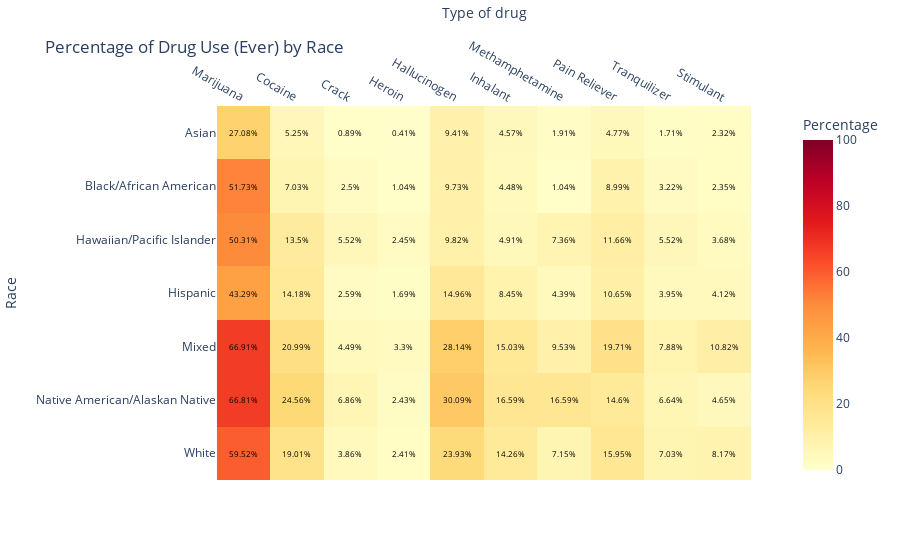

Source (notebook cell):
### Markdown cell above
This plot shows the percentage of people of different ethnicities that ever used a certain type of drug. On the y-axis, are the different types of ethnicities, and on the x-axis are different types of drugs. This plot shows that marijuana is by far the drug that most people have ever tried, and crack and heroin are the drug that the least people have ever used.  Native Americans seem to use some types of drugs the most out of all races: cocaine, crack, hallucinogen, inhalant, meth, and tranquilizers. According to a medically reviewed article by the American Addiction Center, this is a well-known problem among Native Americans. It could potentially be explained by historical trauma, violence (including high levels of gang violence, domestic violence, and sexual assault), poverty, high levels of unemployment, discrimination, racism, lack of health insurance, or low levels of attained education (Substance Abuse Statistics for Native Americans, 2022). Another finding is that Asian people have tried a lot fewer drugs than other races.

### Code cell
df = pd.read_csv('NSDUH_Workforce_Adults.csv')

variables = ['marij_ever', 'cocaine_ever', 'crack_ever', 'heroin_ever', 'hallucinogen_ever',
             'inhalant_ever', 'meth_ever', 'painrelieve_ever', 'tranq_ever', 'stimulant_ever']

full_names = {
    'marij_ever': 'Marijuana',
    'cocaine_ever': 'Cocaine',
    'crack_ever': 'Crack',
    'heroin_ever': 'Heroin',
    'hallucinogen_ever': 'Hallucinogen',
    'inhalant_ever': 'Inhalant',
    'meth_ever': 'Methamphetamine',
    'painrelieve_ever': 'Pain Reliever',
    'tranq_ever': 'Tranquilizer',
    'stimulant_ever': 'Stimulant'
}

total_counts = df['race_str'].value_counts()

counts = df.groupby('race_str')[variables].sum()

counts = counts.rename(columns=full_names)

proportions = counts.div(total_counts, axis=0) * 100
proportions = proportions.round(2)

fig = px.imshow(proportions, labels=dict(x="Type of drug", y="Race", color="Percentage"),
                title="Percentage of Drug Use (Ever) by Race", color_continuous_scale='YlOrRd',
                zmin=0, zmax=100)

annotations = []
for i in range(len(proportions)):
    for j in range(len(proportions.columns)):
        annotations.append(dict(
            x=j,
            y=i,
            text=str(proportions.iloc[i, j]) + '%',
            showarrow=False,
            font=dict(color='black', size=8)  
        ))

fig.update_layout(annotations=annotations)
fig.update_xaxes(side="top")

fig.show()

### Figure 1 — Plotly figure (JSON) as saved in the notebook; plotly's stock layout.template omitted (floating-point values rounded to 4 significant figures)
{"data": [{"coloraxis": "coloraxis", "hovertemplate": "Type of drug: %{x}<br>Race: %{y}<br>Percentage: %{z}<extra></extra>", "name": "0", "type": "heatmap", "x": ["Marijuana", "Cocaine", "Crack", "Heroin", "Hallucinogen", "Inhalant", "Methamphetamine", "Pain Reliever", "Tranquilizer", "Stimulant"], "xaxis": "x", "y": ["Asian", "Black/African American", "Hawaiian/Pacific Islander", "Hispanic", "Mixed", "Native American/Alaskan Native", "White"], "yaxis": "y", "z": [[27.08, 5.25, 0.89, 0.41, 9.41, 4.57, 1.91, 4.77, 1.71, 2.32], [51.73, 7.03, 2.5, 1.04, 9.73, 4.48, 1.04, 8.99, 3.22, 2.35], [50.31, 13.5, 5.52, 2.45, 9.82, 4.91, 7.36, 11.66, 5.52, 3.68], [43.29, 14.18, 2.59, 1.69, 14.96, 8.45, 4.39, 10.65, 3.95, 4.12], [66.91, 20.99, 4.49, 3.3, 28.14, 15.03, 9.53, 19.71, 7.88, 10.82], [66.81, 24.56, 6.86, 2.43, 30.09, 16.59, 16.59, 14.6, 6.64, 4.65], [59.52, 19.01, 3.86, 2.41, 23.93, 14.26, 7.15, 15.95, 7.03, 8.17]]}], "layout": {"annotations": [{"font": {"color": "black", "size": 8}, "showarrow": false, "text": "27.08%", "x": 0, "y": 0}, {"font": {"color": "black", "size": 8}, "showarrow": false, "text": "5.25%", "x": 1, "y": 0}, {"font": {"color": "black", "size": 8}, "showarrow": false, "text": "0.89%", "x": 2, "y": 0}, {"font": {"color": "black", "size": 8}, "showarrow": false, "text": "0.41%", "x": 3, "y": 0}, {"font": {"color": "black", "size": 8}, "showarrow": false, "text": "9.41%", "x": 4, "y": 0}, {"font": {"color": "black", "size": 8}, "showarrow": false, "text": "4.57%", "x": 5, "y": 0}, {"font": {"color": "black", "size": 8}, "showarrow": false, "text": "1.91%", "x": 6, "y": 0}, {"font": {"color": "black", "size": 8}, "showarrow": false, "text": "4.77%", "x": 7, "y": 0}, {"font": {"color": "black", "size": 8}, "showarrow": false, "text": "1.71%", "x": 8, "y": 0}, {"font": {"color": "black", "size": 8}, "showarrow": false, "text": "2.32%", "x": 9, "y": 0}, {"font": {"color": "black", "size": 8}, "showarrow": false, "text": "51.73%", "x": 0, "y": 1}, {"font": {"color": "black", "size": 8}, "showarrow": false, "text": "7.03%", "x": 1, "y": 1}, {"font": {"color": "black", "size": 8}, "showarrow": false, "text": "2.5%", "x": 2, "y": 1}, {"font": {"color": "black", "size": 8}, "showarrow": false, "text": "1.04%", "x": 3, "y": 1}, {"font": {"color": "black", "size": 8}, "showarrow": false, "text": "9.73%", "x": 4, "y": 1}, {"font": {"color": "black", "size": 8}, "showarrow": false, "text": "4.48%", "x": 5, "y": 1}, {"font": {"color": "black", "size": 8}, "showarrow": false, "text": "1.04%", "x": 6, "y": 1}, {"font": {"color": "black", "size": 8}, "showarrow": false, "text": "8.99%", "x": 7, "y": 1}, {"font": {"color": "black", "size": 8}, "showarrow": false, "text": "3.22%", "x": 8, "y": 1}, {"font": {"color": "black", "size": 8}, "showarrow": false, "text": "2.35%", "x": 9, "y": 1}, {"font": {"color": "black", "size": 8}, "showarrow": false, "text": "50.31%", "x": 0, "y": 2}, {"font": {"color": "black", "size": 8}, "showarrow": false, "text": "13.5%", "x": 1, "y": 2}, {"font": {"color": "black", "size": 8}, "showarrow": false, "text": "5.52%", "x": 2, "y": 2}, {"font": {"color": "black", "size": 8}, "showarrow": false, "text": "2.45%", "x": 3, "y": 2}, {"font": {"color": "black", "size": 8}, "showarrow": false, "text": "9.82%", "x": 4, "y": 2}, {"font": {"color": "black", "size": 8}, "showarrow": false, "text": "4.91%", "x": 5, "y": 2}, {"font": {"color": "black", "size": 8}, "showarrow": false, "text": "7.36%", "x": 6, "y": 2}, {"font": {"color": "black", "size": 8}, "showarrow": false, "text": "11.66%", "x": 7, "y": 2}, {"font": {"color": "black", "size": 8}, "showarrow": false, "text": "5.52%", "x": 8, "y": 2}, {"font": {"color": "black", "size": 8}, "showarrow": false, "text": "3.68%", "x": 9, "y": 2}, {"font": {"color": "black", "size": 8}, "showarrow": false, "text": "43.29%", "x": 0, "y": 3}, {"font": {"color": "black", "size": 8}, "showarrow": false, "text": "14.18%", "x": 1, "y": 3}, {"font": {"color": "black", "size": 8}, "showarrow": false, "text": "2.59%", "x": 2, "y": 3}, {"font": {"color": "black", "size": 8}, "showarrow": false, "text": "1.69%", "x": 3, "y": 3}, {"font": {"color": "black", "size": 8}, "showarrow": false, "text": "14.96%", "x": 4, "y": 3}, {"font": {"color": "black", "size": 8}, "showarrow": false, "text": "8.45%", "x": 5, "y": 3}, {"font": {"color": "black", "size": 8}, "showarrow": false, "text": "4.39%", "x": 6, "y": 3}, {"font": {"color": "black", "size": 8}, "showarrow": false, "text": "10.65%", "x": 7, "y": 3}, {"font": {"color": "black", "size": 8}, "showarrow": false, "text": "3.95%", "x": 8, "y": 3}, {"font": {"color": "black", "size": 8}, "showarrow": false, "text": "4.12%", "x": 9, "y": 3}, {"font": {"color": "black", "size": 8}, "showarrow": false, "text": "66.91%", "x": 0, "y": 4}, {"font": {"color": "black", "size": 8}, "showarrow": false, "text": "20.99%", "x": 1, "y": 4}, {"font": {"color": "black", "size": 8}, "showarrow": false, "text": "4.49%", "x": 2, "y": 4}, {"font": {"color": "black", "size": 8}, "showarrow": false, "text": "3.3%", "x": 3, "y": 4}, {"font": {"color": "black", "size": 8}, "showarrow": false, "text": "28.14%", "x": 4, "y": 4}, {"font": {"color": "black", "size": 8}, "showarrow": false, "text": "15.03%", "x": 5, "y": 4}, {"font": {"color": "black", "size": 8}, "showarrow": false, "text": "9.53%", "x": 6, "y": 4}, {"font": {"color": "black", "size": 8}, "showarrow": false, "text": "19.71%", "x": 7, "y": 4}, {"font": {"color": "black", "size": 8}, "showarrow": false, "text": "7.88%", "x": 8, "y": 4}, {"font": {"color": "black", "size": 8}, "showarrow": false, "text": "10.82%", "x": 9, "y": 4}, {"font": {"color": "black", "size": 8}, "showarrow": false, "text": "66.81%", "x": 0, "y": 5}, {"font": {"color": "black", "size": 8}, "showarrow": false, "text": "24.56%", "x": 1, "y": 5}, {"font": {"color": "black", "size": 8}, "showarrow": false, "text": "6.86%", "x": 2, "y": 5}, {"font": {"color": "black", "size": 8}, "showarrow": false, "text": "2.43%", "x": 3, "y": 5}, {"font": {"color": "black", "size": 8}, "showarrow": false, "text": "30.09%", "x": 4, "y": 5}, {"font": {"color": "black", "size": 8}, "showarrow": false, "text": "16.59%", "x": 5, "y": 5}, {"font": {"color": "black", "size": 8}, "showarrow": false, "text": "16.59%", "x": 6, "y": 5}, {"font": {"color": "black", "size": 8}, "showarrow": false, "text": "14.6%", "x": 7, "y": 5}, {"font": {"color": "black", "size": 8}, "showarrow": false, "text": "6.64%", "x": 8, "y": 5}, {"font": {"color": "black", "size": 8}, "showarrow": false, "text": "4.65%", "x": 9, "y": 5}, {"font": {"color": "black", "size": 8}, "showarrow": false, "text": "59.52%", "x": 0, "y": 6}, {"font": {"color": "black", "size": 8}, "showarrow": false, "text": "19.01%", "x": 1, "y": 6}, {"font": {"color": "black", "size": 8}, "showarrow": false, "text": "3.86%", "x": 2, "y": 6}, {"font": {"color": "black", "size": 8}, "showarrow": false, "text": "2.41%", "x": 3, "y": 6}, {"font": {"color": "black", "size": 8}, "showarrow": false, "text": "23.93%", "x": 4, "y": 6}, {"font": {"color": "black", "size": 8}, "showarrow": false, "text": "14.26%", "x": 5, "y": 6}, {"font": {"color": "black", "size": 8}, "showarrow": false, "text": "7.15%", "x": 6, "y": 6}, {"font": {"color": "black", "size": 8}, "showarrow": false, "text": "15.95%", "x": 7, "y": 6}, {"font": {"color": "black", "size": 8}, "showarrow": false, "text": "7.03%", "x": 8, "y": 6}, {"font": {"color": "black", "size": 8}, "showarrow": false, "text": "8.17%", "x": 9, "y": 6}], "coloraxis": {"cmax": 100, "cmin": 0, "colorbar": {"title": {"text": "Percentage"}}, "colorscale": [[0, "rgb(255,255,204)"], [0.125, "rgb(255,237,160)"], [0.25, "rgb(254,217,118)"], [0.375, "rgb(254,178,76)"], [0.5, "rgb(253,141,60)"], [0.625, "rgb(252,78,42)"], [0.75, "rgb(227,26,28)"], [0.875, "rgb(189,0,38)"], [1, "rgb(128,0,38)"]]}, "title": {"text": "Percentage of Drug Use (Ever) by Race"}, "xaxis": {"anchor": "y", "constrain": "domain", "domain": [0, 1], "scaleanchor": "y", "side": "top", "title": {"text": "Type of drug"}}, "yaxis": {"anchor": "x", "autorange": "reversed", "constrain": "domain", "domain": [0, 1], "title": {"text": "Race"}}}}
